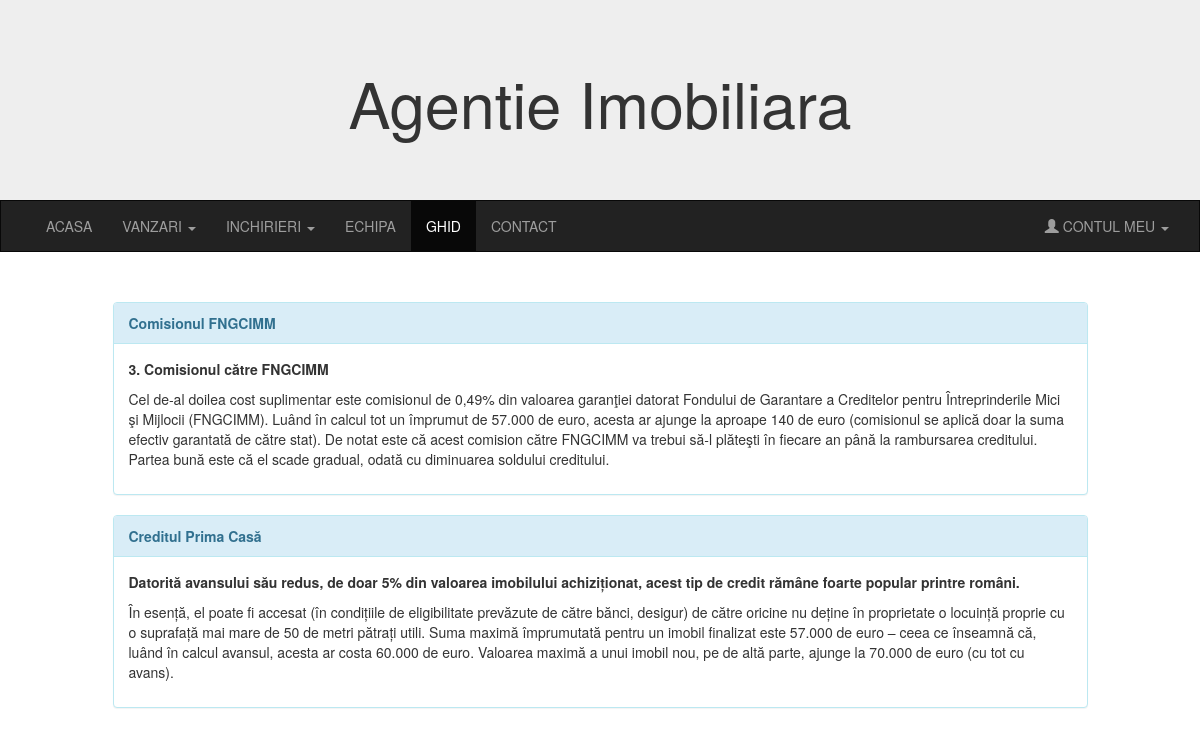
/ghid.php, run on the app's committed database.
### tables this page shows
CREATE TABLE `postari` (
  `id_postare` int(11) NOT NULL AUTO_INCREMENT,
  `titlu_postare` varchar(255) NOT NULL DEFAULT '',
  `continut_postare` varchar(2500) DEFAULT NULL,
  `id_user` int(11) unsigned NOT NULL DEFAULT '0',
  PRIMARY KEY (`id_postare`),
  KEY `id_user` (`id_user`),
  CONSTRAINT `postari_ibfk_1` FOREIGN KEY (`id_user`) REFERENCES `useri` (`id_user`) ON DELETE CASCADE ON UPDATE CASCADE
);

### ghid.php (the view, shortened to what this page needs)
<!DOCTYPE html>
<html lang="en">
<head>
  <link rel="stylesheet" href="https://maxcdn.bootstrapcdn.com/bootstrap/3.3.7/css/bootstrap.min.css">
  <link rel="stylesheet" href="style.css">
</head>
<body>
<?php
        require("mysql.php");
        $query_ghid = "SELECT * FROM postari";
        $rezultat_ghid = mysqli_query($conexiune, $query_ghid) or die ('Eroare ');
 ?>
<div class="jumbotron">
  <div class="container text-center">
    <h1>Agentie Imobiliara</h1>
  </div>
</div>
<nav class="navbar navbar-inverse">
  <div class="container-fluid">
    <div class="collapse navbar-collapse" id="myNavbar">
      <ul class="nav navbar-nav">
        <li ><a href="index.php">ACASA</a></li>
        <li class="dropdown">
        <a class="dropdown-toggle" data-toggle="dropdown" href="#">VANZARI
        <span class="caret"></span></a>
      </li>
      <li class="dropdown">
        <a class="dropdown-toggle" data-toggle="dropdown" href="#">INCHIRIERI
        <span class="caret"></span></a>
      </li>
        <li><a href="echipa.php">ECHIPA</a></li>
        <li class="active"><a href="ghid.php">GHID</a></li>
        <li><a href="contact.php">CONTACT</a></li>
      </ul>
      <ul class="nav navbar-nav navbar-right">
        <li  class="dropdown" >
        <a class="dropdown-toggle" data-toggle="dropdown" href="#"><span class="glyphicon glyphicon-user"></span> CONTUL MEU
        <span class="caret"></span></a>
      </ul>
    </div>
  </div>
</nav>
<div class="container">
  <div class="row">
    <div class="col-sm-1">
    </div>
    <div class="col-sm-10">
    <?php
    if (mysqli_num_rows($rezultat_ghid) > 0) {
                            while($row = mysqli_fetch_assoc($rezultat_ghid)) {
                              echo "<div class='row'>";
                              echo "<div class='panel panel-info'>";
                              echo "<div class='panel-heading'><b>". $row["titlu_postare"] ."</b></div>";
                              echo "<div class='panel-body'>" . $row["continut_postare"] ."</div>";
                              echo "</div>";
                              echo "</div>";
                                }
                            } else {
                                echo "<tr><td colspan='8'>Nu aveti postari!</td></tr>";
                                    }
  ?>
</div>
  </div>
</div><br><br>
                           <br>
</body>
</html>

### style.css (style rules this page uses)
.navbar { margin-bottom: 50px; border-radius: 0; }
.jumbotron { margin-bottom: 0; }

### data on the page
postari: titlu_postare "Comisionul FNGCIMM", continut_postare "3. Comisionul către FNGCIMM Cel de-al doilea cost suplimentar este comisionul de 0,49% din valoarea garanţiei datorat Fondului de Garantare a Creditelor pentru Întreprinderile Mici şi Mijlocii (FNGCIMM). Luând în calcul tot un împrumut de 57.000 de euro, acesta ar ajunge la aproape 140 de euro (comisionul se aplică doar la suma efectiv garantată de către stat). De notat este că acest comision către FNGCIMM va trebui să-l plăteşti în fiecare an până la rambursarea creditului. Partea bună este că el scade gradual, odată cu diminuarea soldului creditului."
postari: titlu_postare "Creditul Prima Casă", continut_postare "Datorită avansului său redus, de doar 5% din valoarea imobilului achiziționat, acest tip de credit rămâne foarte popular printre români. În esență, el poate fi accesat (în condițiile de eligibilitate prevăzute de către bănci, desigur) de către oricine nu deține în proprietate o locuință proprie cu o suprafață mai mare de 50 de metri pătrați utili. Suma maximă împrumutată pentru un imobil finalizat este 57.000 de euro – ceea ce înseamnă că, luând în calcul avansul, acesta ar costa 60.000 de euro. Valoarea maximă a unui imobil nou, pe de altă parte, ajunge la 70.000 de euro (cu tot cu avans)."
